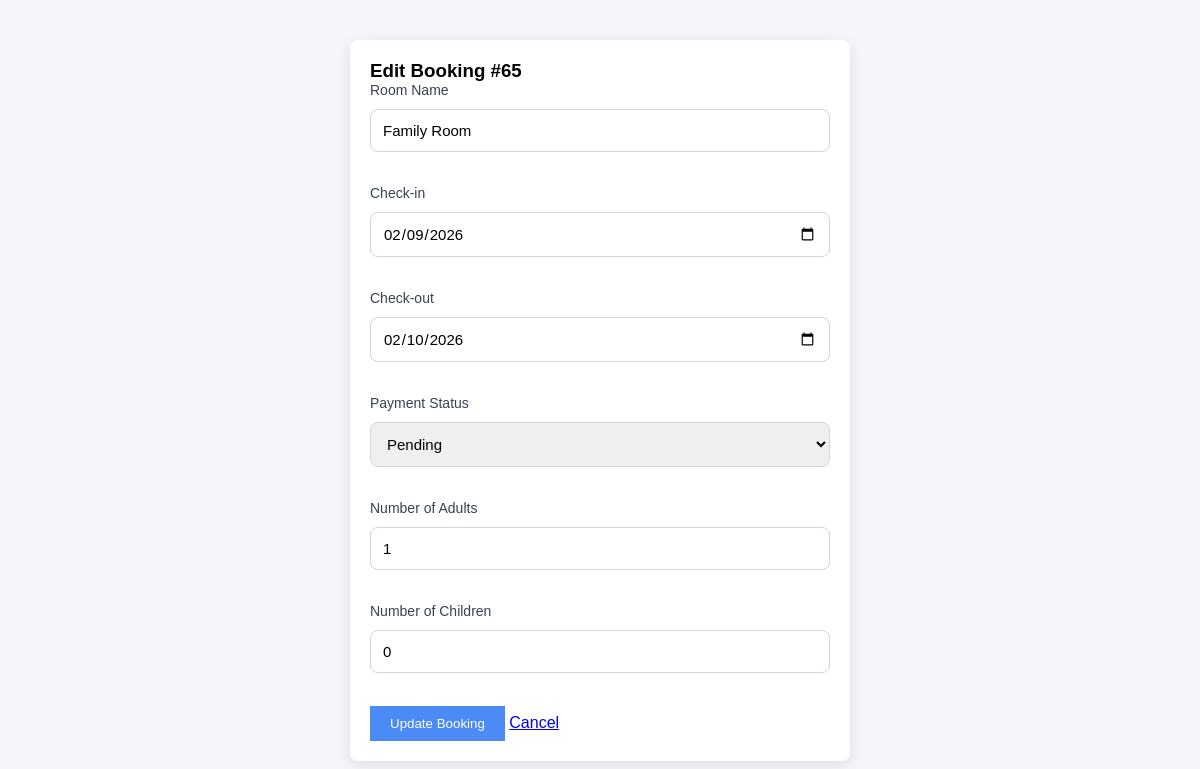
Page /edit_booking.php?id=65 (signed in) on the committed database.
### tables this page shows
CREATE TABLE `bookings` (
  `id` int(11) NOT NULL,
  `customer_username` varchar(100) NOT NULL,
  `room_name` varchar(100) NOT NULL,
  `room_price` decimal(10,2) NOT NULL,
  `checkin` date NOT NULL,
  `checkout` date NOT NULL,
  `adults` int(11) NOT NULL DEFAULT 1,
  `children` int(11) NOT NULL DEFAULT 0,
  `total_price` decimal(10,2) NOT NULL,
  `payment_status` varchar(20) DEFAULT 'Pending',
  `created_at` timestamp NOT NULL DEFAULT current_timestamp()
);

### edit_booking.php (the view, shortened to what this page needs)
<?php
require_once('db.php');
$id = $_GET['id'];
$res = $conn->query("SELECT * FROM bookings WHERE id = $id");
$booking = $res->fetch_assoc();
?>
<!DOCTYPE html>
<html>
<head>
    <link rel="stylesheet" href="admin.css">
</head>
<body>
    <div class="main-content">
        <div class="form-container">
            <h3>Edit Booking #<?php echo $id; ?></h3>
            <form method="POST">
                <div class="form-group">
                    <label>Room Name</label>
                    <input type="text" name="room_name" value="<?php echo $booking['room_name']; ?>">
                </div>
                <div class="form-group">
                    <label>Check-in</label>
                    <input type="date" name="checkin" value="<?php echo $booking['checkin']; ?>">
                </div>
                <div class="form-group">
                    <label>Check-out</label>
                    <input type="date" name="checkout" value="<?php echo $booking['checkout']; ?>">
                </div>
                <div class="form-group">
                    <label>Payment Status</label>
                    <select name="payment_status">
                        <option value="Pending" <?php if($booking['payment_status'] == 'Pending') echo 'selected'; ?>>Pending</option>
                    </select>
                </div>
                <div class="form-group">
                    <label>Number of Adults</label>
                    <input type="number" name="adults" min="1" max="10" value="<?php echo $booking['adults']; ?>" required>
                </div>
                <div class="form-group">
                    <label>Number of Children</label>
                    <input type="number" name="children" min="0" max="10" value="<?php echo $booking['children']; ?>" required>
                </div>
                <button type="submit" class="btn-save">Update Booking</button>
                <a href="bookings.php">Cancel</a>
            </form>
        </div>
    </div>
</body>
</html>

### admin.css (style rules this page uses)
:root { --color-primary-dark: #2c3e50; --color-secondary-light: #f4f6f9; --color-text-dark: #222222; --color-accent-gold: #b8860b; --font-sans: "Poppins", sans-serif; }
* { margin: 0; padding: 0; box-sizing: border-box; font-family: var(--font-sans); }
body { background: var(--color-secondary-light); display: flex; height: 100vh; }
.main-content { flex: 1; padding: 20px; overflow-y: auto; }
.form-container { background: var(--color-text-light); padding: 30px 40px; border-radius: 15px; box-shadow: 0 4px 15px rgba(0,0,0,0.1); }
.form-container label { display: block; margin-bottom: 6px; font-weight: 500; color: #374151; font-size: 14px; }
.form-container input, .form-container select { width: 100%; padding: 12px; margin-bottom: 18px; border: 1px solid #d1d5db; border-radius: 8px; font-size: 15px; transition: 0.3s; }

### edit_booking.php (style rules this page uses)
.form-container { background: white; padding: 20px; border-radius: 8px; max-width: 500px; margin: 20px auto; }
.form-group { margin-bottom: 15px; }
input, select { width: 100%; padding: 8px; margin-top: 5px; }
.btn-save { background: #4c8bf5; color: white; border: none; padding: 10px 20px; cursor: pointer; }

### rows in the picture
bookings: room_name "Family Room", checkin "02/09/2026", checkout "02/10/2026", adults "1", children "0"

### other values in the picture
$id "65"
